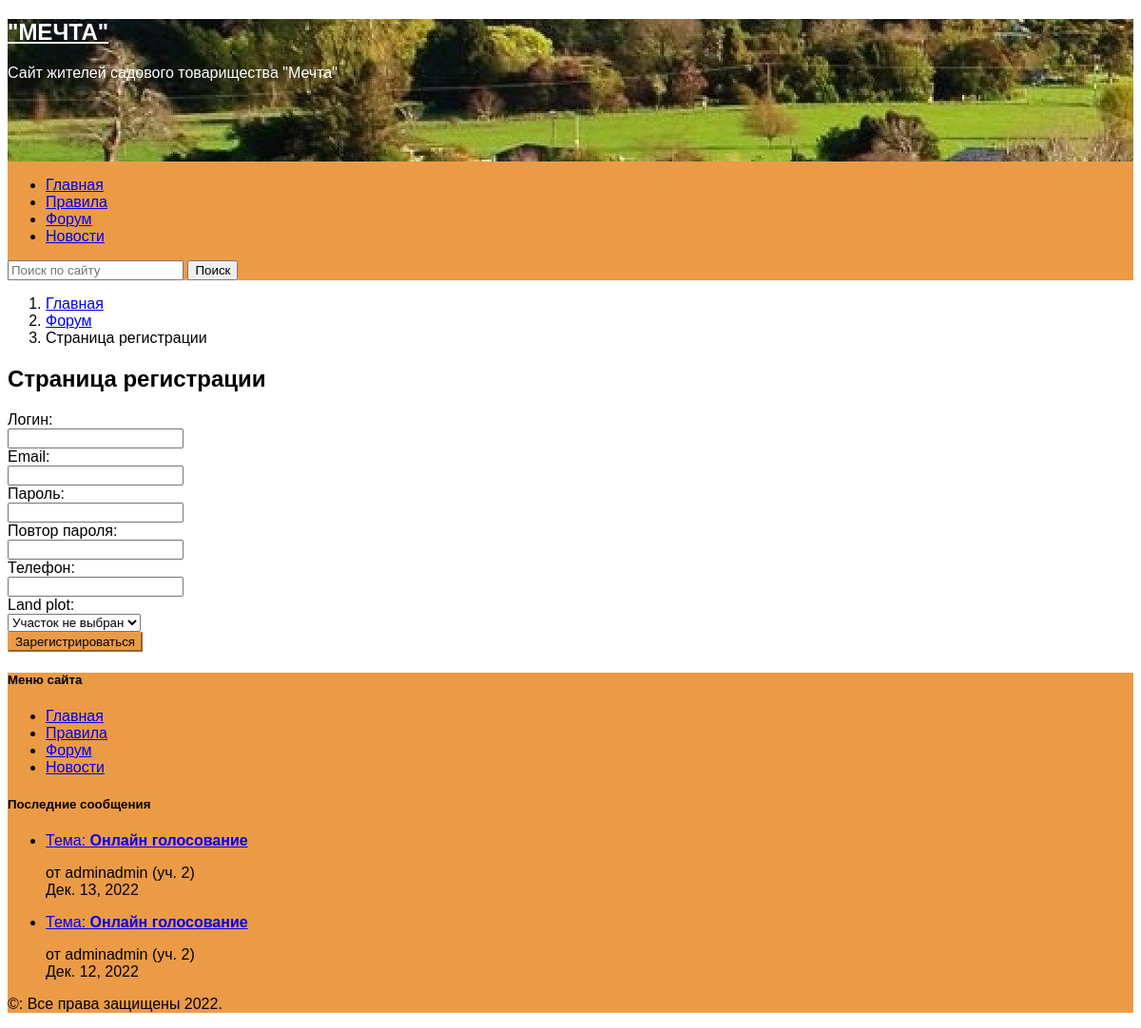
Page /forum/register/ on the committed database.
### mechta/apps/website/models.py (models this page shows, shortened)
class SitePage(models.Model):
    slug = models.SlugField('url', max_length=255, db_index=True, unique=True, default='', blank=True)
    alias = models.CharField('ссылка', max_length=20, default='', null=True, blank=True)
    title = models.CharField('название', max_length=200, null=True, blank=True)
    intro_text = models.TextField('краткое содержание страницы', null=True, blank=True, default='')
    content = models.TextField('содержание страницы', null=True, blank=True, default='')
    pub_date = models.DateField('дата создания')
    template = models.CharField('файл шаблона', max_length=100, null=False, blank=True, default='.html')
    context_model = models.CharField('контекст модели', max_length=50, default='', null=True, blank=True)
    use_in_menu = models.BooleanField()
    is_category = models.BooleanField()
    def get_absolute_url(self):
        host = 'http://127.0.0.1:8000/'
        return host + self.slug + '/' if self.slug else host

### mechta/apps/forum/views.py (the view, shortened to what this page needs)
# urls.py: path('register/', views.RegisterUser.as_view(), name='register'),
class RegisterUser(DataMixin, CreateView):
    form_class = UserForm
    template_name = 'forum/register_page.html'
    success_url = reverse_lazy('login')
    context_object_name = 'page'
    pro_form = ProfileForm
    def get_context_data(self, **kwargs):
        context = super().get_context_data(**kwargs)
        context = self.add_user_context(context=context)
        context['pro_form'] = self.pro_form
        return context

### mechta/apps/forum/forms.py
class UserForm(UserCreationForm):
    username = forms.CharField(label='Логин', widget=forms.TextInput(attrs={'class': 'form-control'}))
    email = forms.EmailField(label='Email', widget=forms.EmailInput(attrs={'class': 'form-control'}))
    password1 = forms.CharField(label='Пароль', widget=forms.PasswordInput(attrs={'class': 'form-control'}))
    password2 = forms.CharField(label='Повтор пароля', widget=forms.PasswordInput(attrs={'class': 'form-control'}))
    class Meta:
        model = User
        fields = ('username', 'email', 'password1', 'password2')

### mechta/apps/forum/models.py (called while the page is built)
    def __str__(self):
        return self.number

### mechta/apps/utils.py (called while the page is built, shortened)
    @staticmethod
    def get_list_apps():
        return [apps.get_app_config(app.split('.')[0]) for app in settings.INSTALLED_APPS
                if not app.startswith("django.")]

    def get_menu_items(self):
        host = 'http://127.0.0.1:8000/'
        apps_items = []
        for app in self.get_list_apps():
            if hasattr(app, 'menu_name'):
                apps_items.append((app.menu_name, host + app.label + '/'))
        pages = SitePage.objects.filter(use_in_menu=True)
        return [(page.title, page.get_absolute_url()) for page in pages] + apps_items

    @staticmethod
    def get_last_messages():
        return Message.objects.\
            values('user_id__username',
                   'user_id__profile__land_plot',
                   'topic_id__title',
                   'topic_id__id',
                   'topic_id__section_id__id',
                   'pub_date').\
            order_by('-pub_date')

    def add_user_context(self, context, context_model=None, is_forum_page=False, request_path=None, **kwargs):
        context['menu_items'] = self.get_menu_items()
        context['last_messages'] = self.get_last_messages()
        if context_model is not None:
            context[context_model] = self.get_context_model_content(context_model, **kwargs)
        return context

### mechta/templates/forum/register_page.html (shortened to what this page needs)
{% extends 'main.html' %}
{% block second_page_link %}
    <li class="breadcrumb-item">
        <a href="{% url 'forum:page' %}">Форум</a>
    </li>
    <li class="breadcrumb-item active" aria-current="page">
        Страница регистрации
    </li>
{% endblock %}
{% block content_title %}
    <h2 class="pb-2 border-bottom">
        Страница регистрации
    </h2>
{% endblock %}
{% block content %}
<div class="container-fluid col-6">
    <form action="{% url 'forum:register' %}" method="post" enctype="multipart/form-data">
        {% for field in form %}
            <div class="row mb-3 align-items-center g-2">
                <label class="col-sm-2 col-form-label" for="{{ field.id_for_label }}">
                    {{field.label}}:
                </label>
                <div class="col-sm-10">
                    {{ field }}
                </div>
            </div>
        {% endfor %}
        {% for field in pro_form %}
            <div class="row mb-3 align-items-center g-2">
                <label class="col-sm-2 col-form-label" for="{{ field.id_for_label }}">
                    {{field.label}}:
                </label>
                 <div class="col-sm-10">
                    {{ field }}
                 </div>
            </div>
        {% endfor %}
        <button class="btn btn-primary" type="submit">Зарегистрироваться</button>
    </form>
</div>
{% endblock %}

### mechta/templates/top_menu.html
 {% load static %}
    <div class="container-fluid p-0" style="background-color:#eb9b46">
        <div class="row align-items-center container-fluid m-0" style="height: 150px; background-image: url('{% static 'fon.jpg' %}')">
            <div class="col-lg-4 d-flex justify-content-center">
                <div class="site-branding navbar-brand">
                    <h2 class="site-title fs-4">
                        <a class="text-decoration-none" href="https://zolotoi-bor.ru/" rel="home" style="color:#FFFFFF">"МЕЧТА"</a>
                    </h2>
                    <p class="site-description fs-5" style="color:#FFFFFF">Сайт жителей садового товарищества "Мечта"</p>
                </div>
            </div>
        </div>
        <div class="row container-fluid justify-content-md-center">
            <nav class="navbar navbar-expand-lg  navbar-light bg-transparent" aria-label="Main navigation">
                <ul class="navbar-nav me-auto mb-2 mb-lg-0">
                {% for title, url in menu_items %}
                    <li class="nav-item">
                        <a class="nav-link fs-6 fw-semibold text-light" href="{{ url }}">{{ title }}</a>
                    </li>
                {% endfor %}
                </ul>
                <form class="d-flex" role="search" action="{% url 'website:search_results' %}" method="get">
                    <input name="w_q" class="form-control rounded-3 me-2" type="search" placeholder="Поиск по сайту" aria-label="Search">
                    <button class="btn btn-outline-light text-light menu-search-btn rounded-3" type="submit">Поиск</button>
                </form>
            </nav>
        </div>
    </div>

### mechta/templates/bottom_menu.html
<div class="col mb-3">
    <h5 class="text-muted fw-semibold">Меню сайта</h5>
    <ul class="nav flex-column">
    {% for title, url in menu_items %}
        <li class="nav-item mb-2 border-bottom">
            <a class="nav-link p-0 text-light fs-6" href="{{ url }}">{{ title }}</a>
        </li>
    {% endfor %}
    </ul>
</div>

### mechta/static/website/css/main.css (style rules this page uses)
html { font-size: 16px; }
body { font-family: "Public+Sans", sans-serif; font-size: 16px; font-weight: 300; color: #000000; background-color: #FFFFFF; min-width: 320px; }
.btn-primary { background-color: #eb9b46 !important; border-color: #eb9b46 !important; }

### rows in the picture
SitePage: menu_items "Главная", menu_items "Главная"
SitePage: menu_items "Правила", menu_items "Правила"

### other values in the picture
{{ title }} "Форум" "Новости"
{{ field.label }} "Логин" "Email" "Пароль" "Повтор пароля"
{{ field.label }} "Телефон" "Land plot"
{{ message.topic_id__title }} "Онлайн голосование" "Онлайн голосование"
{{ message.user_id__username }} "adminadmin" "adminadmin"
{{ message.user_id__profile__land_plot }} "2" "2"
{{ message.pub_date }} "Дек. 13, 2022" "Дек. 12, 2022"
